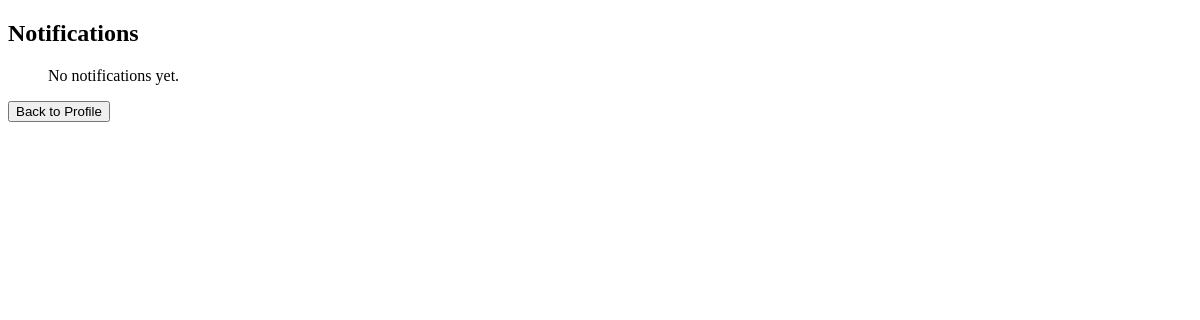
The app's page /notifications/ (signed in), older data.
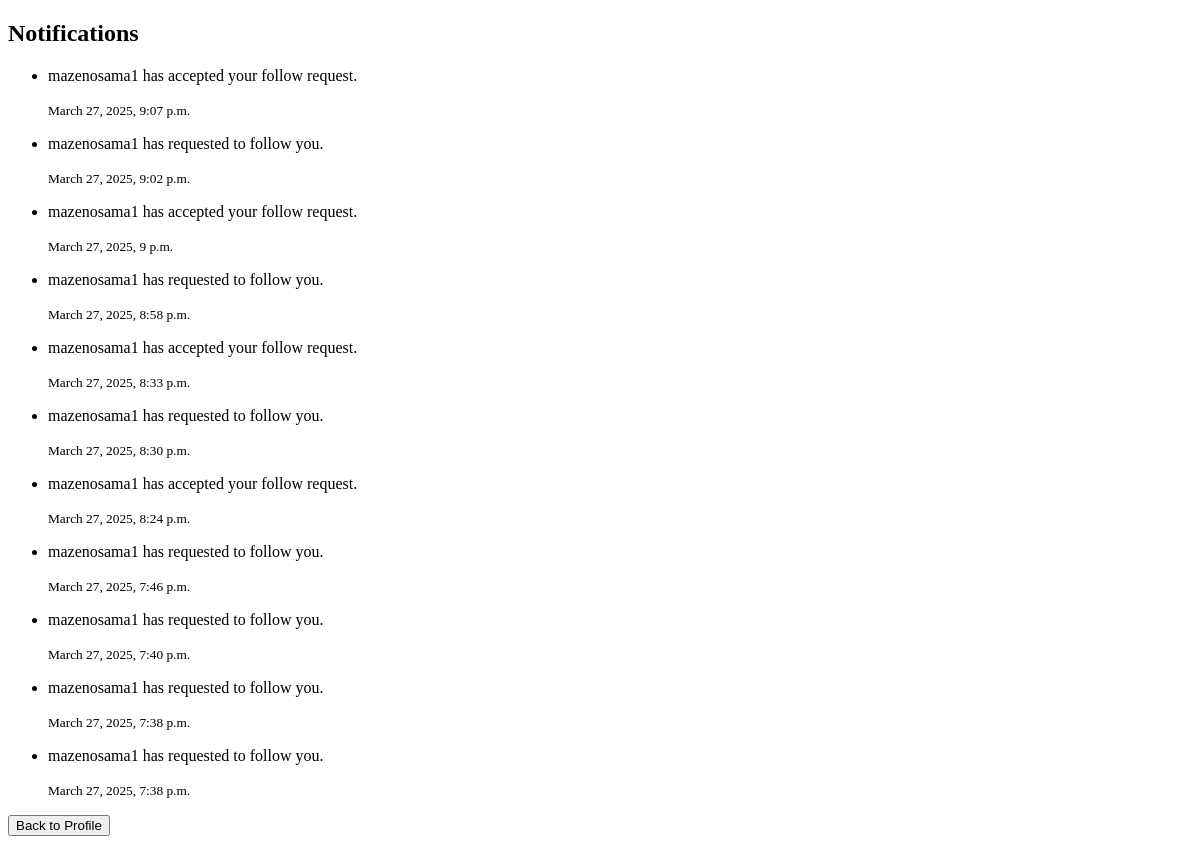
The same page, newer data.
### notifications/models.py (models this page shows, shortened)
class Notification(models.Model):
    NOTIFICATION_TYPES = [
        ('follow_request', 'Follow Request'),
        ('follow_accepted', 'Follow Accepted'),
        ('follow_rejected', 'Follow Rejected'),
        ('like', 'Like'),
        ('dislike', 'Dislike'),
        ('comment', 'Comment'),
    ]
    sender = models.ForeignKey(settings.AUTH_USER_MODEL, related_name='sent_notifications', on_delete=models.CASCADE)
    recipient = models.ForeignKey(settings.AUTH_USER_MODEL, related_name='received_notifications', on_delete=models.CASCADE)
    notification_type = models.CharField(max_length=20, choices=NOTIFICATION_TYPES)
    message = models.TextField()
    is_read = models.BooleanField(default=False)
    created_at = models.DateTimeField(auto_now_add=True)

### notifications/views.py (the view)
# urls.py: path('', notifications_view, name='notifications'),
@login_required
def notifications_view(request):
    notifications = Notification.objects.filter(recipient=request.user).order_by('-created_at')
    for notification in notifications:
        if notification.notification_type == 'follow_request':
            follow_request = Follow.objects.filter(
                follower=notification.sender,
                following=request.user,
                status='pending'
            ).first()
            notification.follow_request_id = follow_request.id if follow_request else None
    return render(request, 'notifications/notifications.html', {'notifications': notifications})

### notifications/templates/notifications/notifications.html (shortened to what this page needs)
<!DOCTYPE html>
<html lang="en">
<head>
</head>
<body>
    <h2>Notifications</h2>
    <ul>
        {% for notification in notifications %}
            <li>
                <p>{{ notification.message }}</p>
                <small>{{ notification.created_at }}</small>
            </li>
        {% empty %}
            <p>No notifications yet.</p>
        {% endfor %}
    </ul>
    <a href="{% url 'profile_view' %}"><button>Back to Profile</button></a>
</body>
</html>

Row changes from the older to the newer data that the page shows:
added Notification: message "mazenosama1 has accepted your follow request.", created_at "March 27, 2025, 9:07 p.m."
added Notification: message "mazenosama1 has requested to follow you.", created_at "March 27, 2025, 9:02 p.m."
added Notification: message "mazenosama1 has accepted your follow request.", created_at "March 27, 2025, 9 p.m."
added Notification: message "mazenosama1 has requested to follow you.", created_at "March 27, 2025, 8:58 p.m."
added Notification: message "mazenosama1 has accepted your follow request.", created_at "March 27, 2025, 8:33 p.m."
added Notification: message "mazenosama1 has requested to follow you.", created_at "March 27, 2025, 8:30 p.m."
added Notification: message "mazenosama1 has accepted your follow request.", created_at "March 27, 2025, 8:24 p.m."
added Notification: message "mazenosama1 has requested to follow you.", created_at "March 27, 2025, 7:46 p.m."
added Notification: message "mazenosama1 has requested to follow you.", created_at "March 27, 2025, 7:40 p.m."
added Notification: message "mazenosama1 has requested to follow you.", created_at "March 27, 2025, 7:38 p.m."
added Notification: message "mazenosama1 has requested to follow you.", created_at "March 27, 2025, 7:38 p.m."
Text that changed along with them:
text no longer shown: "No notifications yet."
